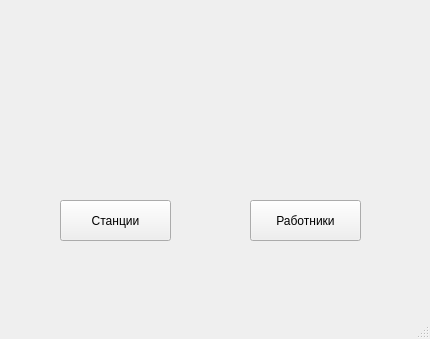
<?xml version="1.0" encoding="UTF-8"?>
<ui version="4.0">
 <class>MainWindow</class>
 <widget class="QMainWindow" name="MainWindow">
  <property name="geometry">
   <rect>
    <x>0</x>
    <y>0</y>
    <width>430</width>
    <height>339</height>
   </rect>
  </property>
  <property name="windowTitle">
   <string>MainWindow</string>
  </property>
  <widget class="QWidget" name="centralwidget">
   <widget class="QPushButton" name="StationButton">
    <property name="geometry">
     <rect>
      <x>60</x>
      <y>200</y>
      <width>111</width>
      <height>41</height>
     </rect>
    </property>
    <property name="text">
     <string>Станции</string>
    </property>
   </widget>
   <widget class="QPushButton" name="EmpoyeesButton">
    <property name="geometry">
     <rect>
      <x>250</x>
      <y>200</y>
      <width>111</width>
      <height>41</height>
     </rect>
    </property>
    <property name="text">
     <string>Работники</string>
    </property>
   </widget>
   <widget class="QLabel" name="label">
    <property name="geometry">
     <rect>
      <x>0</x>
      <y>0</y>
      <width>431</width>
      <height>301</height>
     </rect>
    </property>
    <property name="text">
     <string/>
    </property>
    <property name="pixmap">
     <pixmap>../../Downloads/i (2).jpg</pixmap>
    </property>
   </widget>
   <zorder>label</zorder>
   <zorder>StationButton</zorder>
   <zorder>EmpoyeesButton</zorder>
  </widget>
  <widget class="QMenuBar" name="menubar">
   <property name="geometry">
    <rect>
     <x>0</x>
     <y>0</y>
     <width>430</width>
     <height>21</height>
    </rect>
   </property>
  </widget>
  <widget class="QStatusBar" name="statusbar"/>
 </widget>
 <resources/>
 <connections/>
</ui>
